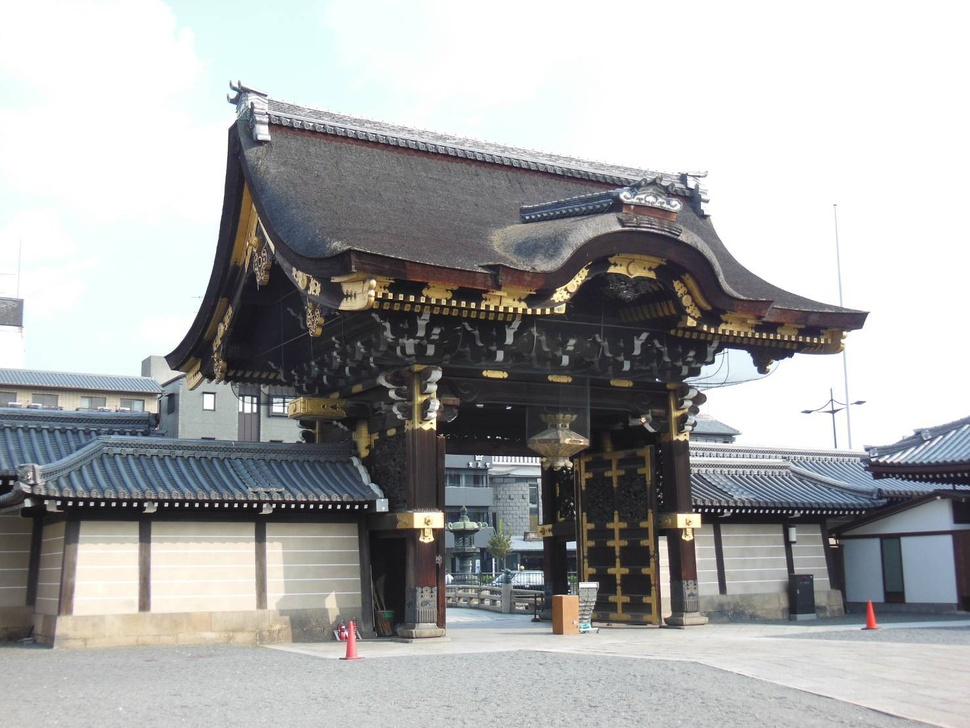
//> input picture Filtering/Input/building.jpg, 970 x 728 px, shrunk from 1477 x 1108 before the run
$ ./labeling   (built with g++ and OpenCV 4)
//> lines starting //> are read from the running program, lines starting //| are printed output that depends on the picture; after the words box and inside, x2 and y2 are one past the last pixel; in counts of white or black regions, pixels touching at a corner belong together
#include <opencv2/opencv.hpp>
#include <string>
#include <iostream>
#include <vector>
#include <random>

int main() {

	cv::Mat img, img_th, img_inv;
	cv::imread("../../Input/building.jpg", cv::IMREAD_GRAYSCALE).copyTo(
		img);
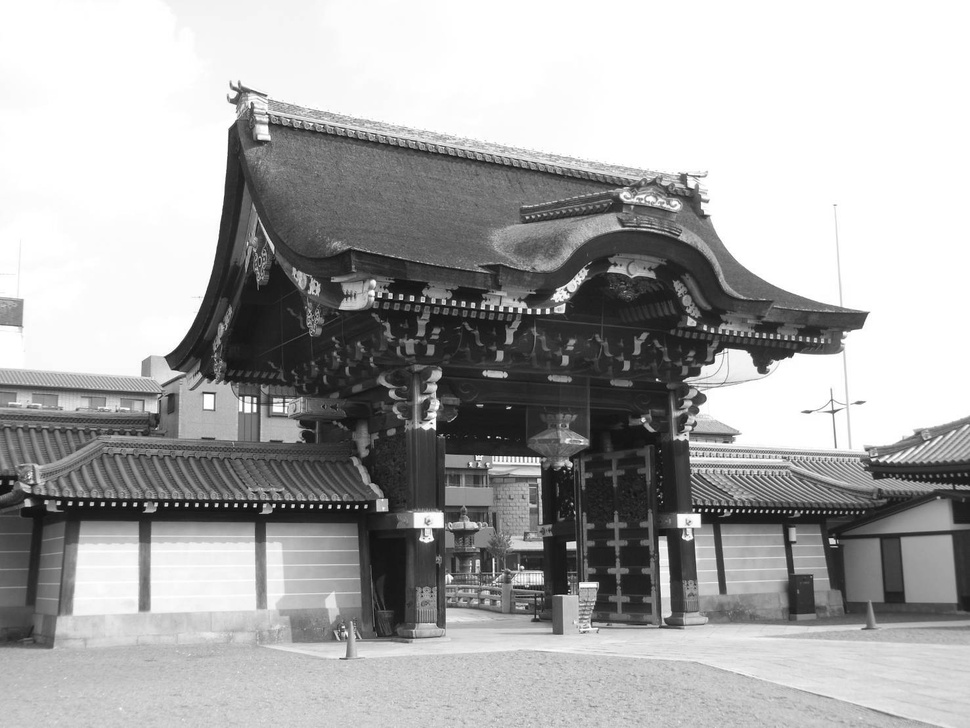
//> img: 728 rows x 970 cols, CV_8UC1; min 0, max 255, mean 168.2
	if (img.empty()) {
		throw std::runtime_error("Failed to open image");
	}

	cv::threshold(img, img_th, 0, 255, cv::THRESH_BINARY | cv::THRESH_OTSU);
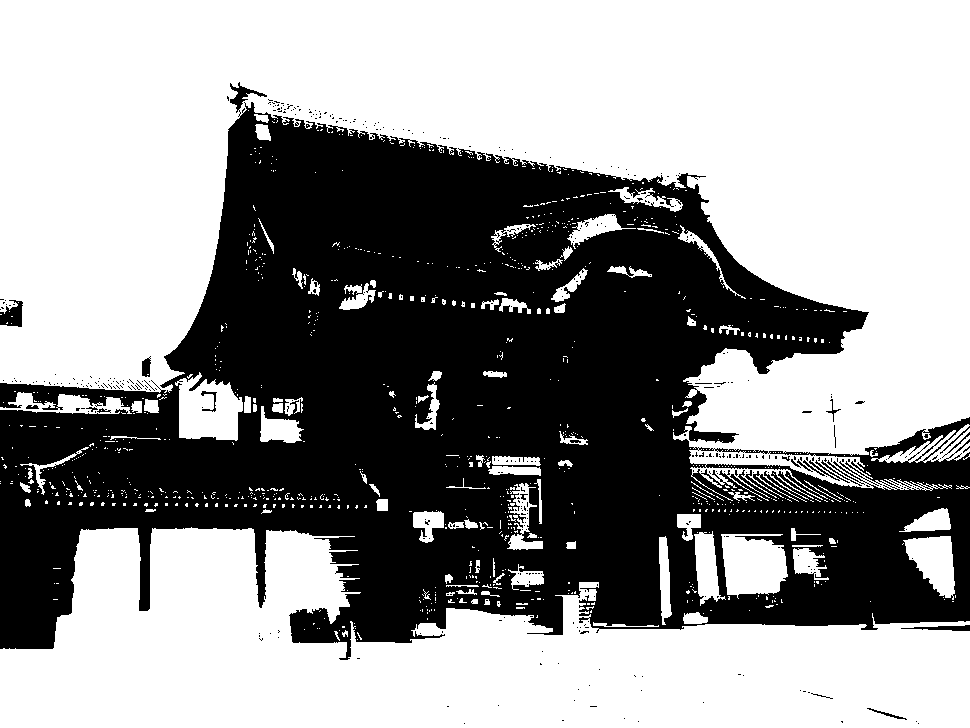
//> img_th: 728 rows x 970 cols, CV_8UC1; 59% white; 421 black regions (397 under 20 px), largest, box (x1, y1, x2, y2) and area: (0, 82, 970, 660) 286487, (0, 300, 23, 327) 409, (901, 625, 970, 631) 223
	//dilate erode処理
	cv::Mat dst1, dst2, dst3;
	cv::erode(img_th, dst1, cv::Mat(), cv::Point(-1, -1), 1);
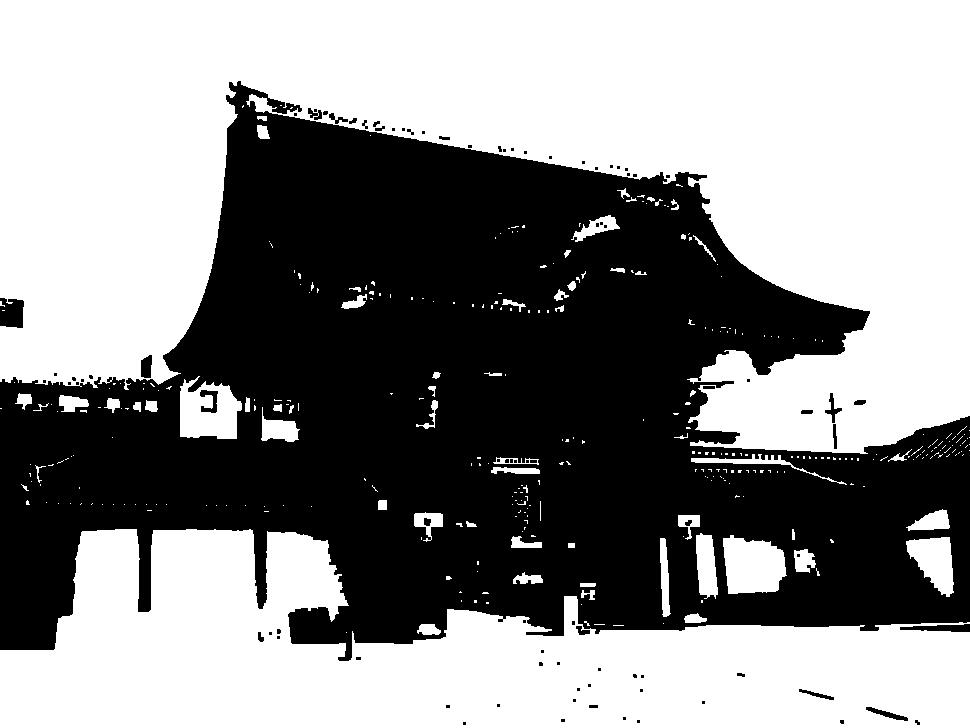
//> dst1: 728 rows x 970 cols, CV_8UC1; 55.2% white; 89 black regions (62 under 20 px), largest, box (x1, y1, x2, y2) and area: (0, 81, 970, 661) 312804, (0, 298, 24, 328) 618, (900, 624, 970, 632) 371
	cv::dilate(dst1, dst2, cv::Mat(), cv::Point(-1, -1), 2);
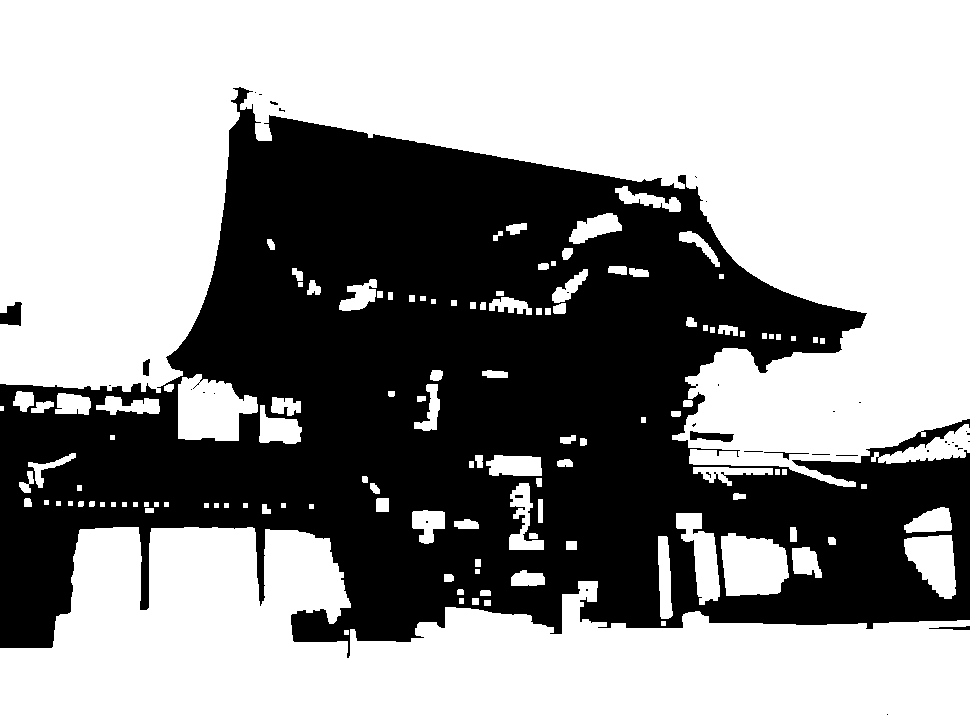
//> dst2: 728 rows x 970 cols, CV_8UC1; 59.8% white; 38 black regions (30 under 20 px), largest, box (x1, y1, x2, y2) and area: (0, 87, 970, 658) 282603, (0, 302, 22, 326) 371, (690, 431, 734, 442) 305
	cv::erode(dst2, dst3, cv::Mat(), cv::Point(-1, -1), 1);
//> dst3: 728 rows x 970 cols, CV_8UC1; 57.9% white; 23 black regions (12 under 20 px), largest, box (x1, y1, x2, y2) and area: (0, 86, 970, 659) 296051, (0, 301, 23, 327) 454, (743, 450, 810, 461) 245
	cv::imwrite("../../Output/labeling/app_2_1_2.jpg", dst3);

	//白黒反転
	cv::bitwise_not(dst3, img_inv);
	cv::imwrite("../../Output/labeling/inv.jpg", img_inv);

	//ラべリング処理
	cv::Mat LabelImg;
	cv::Mat stats;
	cv::Mat centroids;
	int nLab = cv::connectedComponentsWithStats(img_inv, LabelImg, stats, centroids);
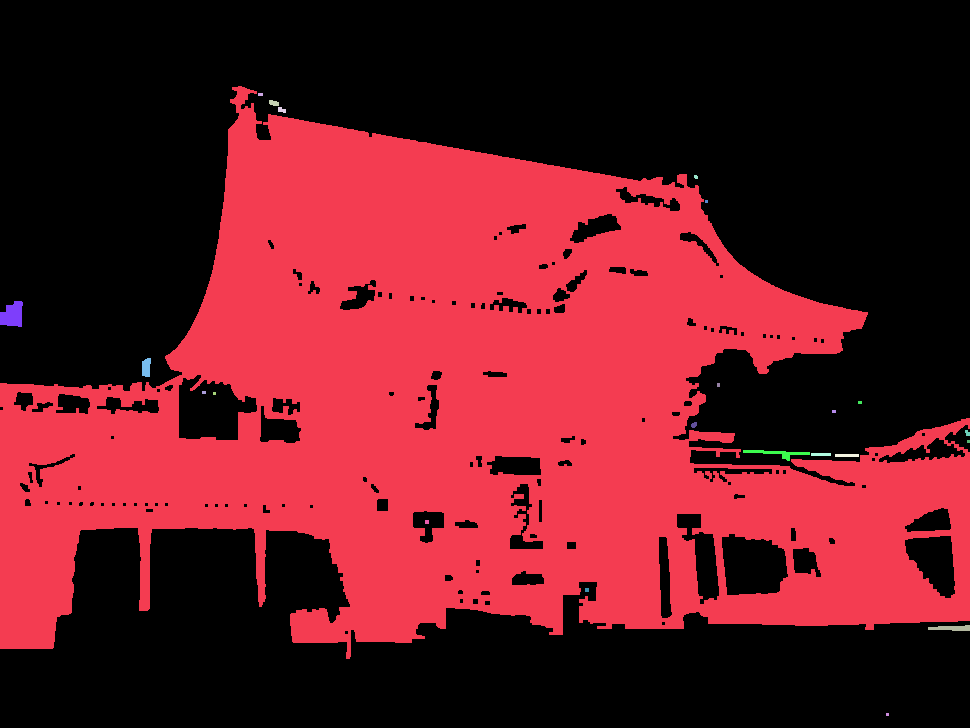
//> LabelImg: 728 rows x 970 cols, CV_32SC1; 24 distinct labels, from 0 to 23; one colour per label, 0 black
//> stats = 24 rows, first 6: [0, 0, 970, 728, 408674], [0, 86, 970, 573, 296051], [258, 93, 5, 3, 15], [269, 100, 10, 6, 47], [278, 107, 8, 6, 35], [694, 175, 4, 4, 14]; centroids = 24 rows, first 8: [495.2, 331.3], [469.8, 407.7], [260, 94], [273.4, 102.6], [281.3, 109.6], [695.5, 176.5], [706, 201], [12.04, 314.6]; nLab = 24

	// ラベリング結果の描画色を決定
	std::vector<cv::Vec3b> colors(nLab);
	colors[0] = cv::Vec3b(0, 0, 0);
	for (int i = 1; i < nLab; ++i) {
		colors[i] = cv::Vec3b((rand() & 255), (rand() & 255), (rand() & 255));
	}
//> this loop made 23 passes

	// ラベリング結果の描画
	cv::Mat Dst(img.size(), CV_8UC3);
	for (int i = 0; i < Dst.rows; ++i) {
		int *lb = LabelImg.ptr<int>(i);
		cv::Vec3b *pix = Dst.ptr<cv::Vec3b>(i);
		for (int j = 0; j < Dst.cols; ++j) {
			pix[j] = colors[lb[j]];
		}
	}
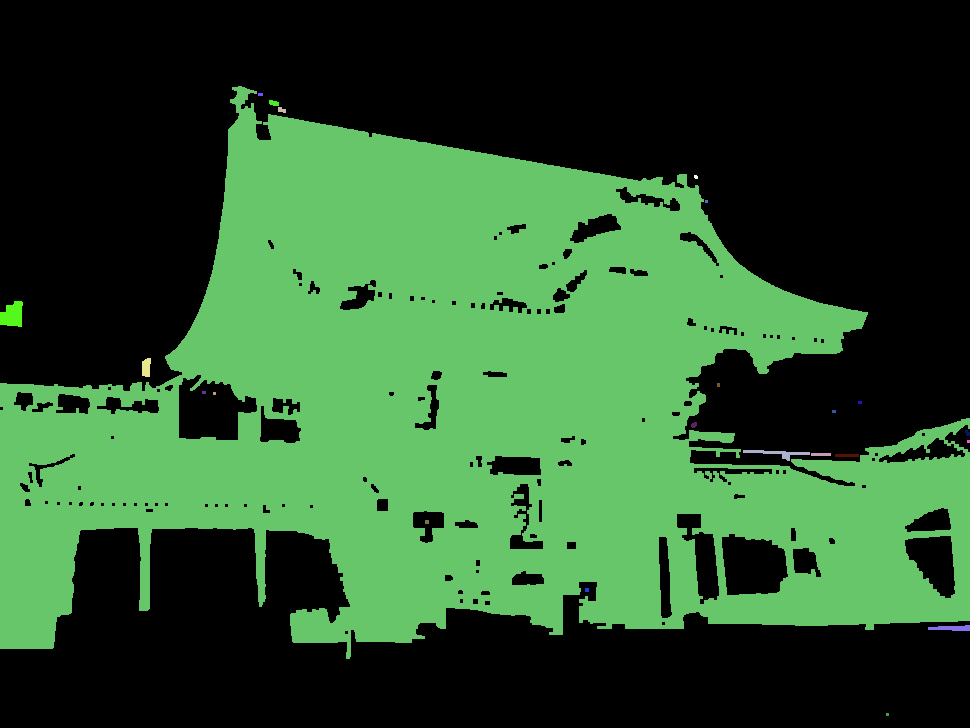
//> Dst: 728 rows x 970 cols, CV_8UC3; mean B, G, R 44.3, 83.4, 43.4

	cv::imwrite("../../Output/labeling/labeling.jpg", Dst);
}

$ run again, with Filtering/Input/flower.jpg copied over Filtering/Input/building.jpg
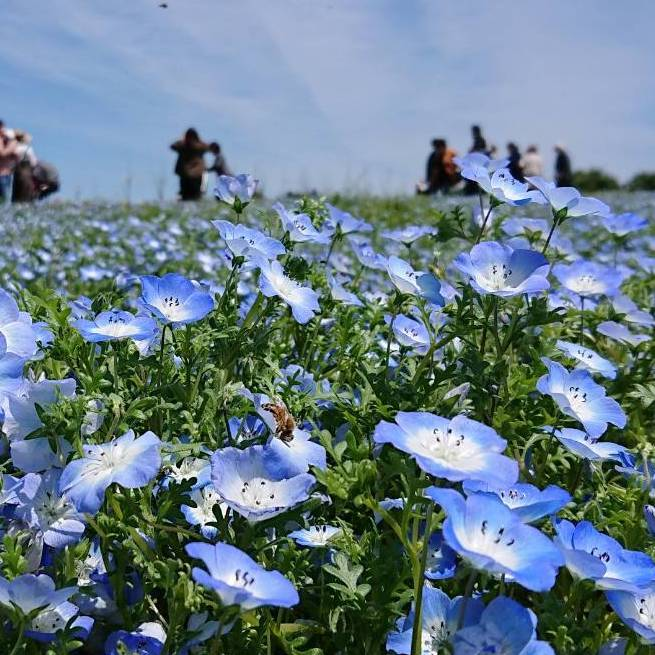
//> input picture Filtering/Input/flower.jpg, 655 x 655 px
//> img_th: 655 rows x 655 cols, CV_8UC1; 59.4% white; 641 black regions (571 under 20 px), largest, box (x1, y1, x2, y2) and area: (0, 246, 655, 655) 141623, (319, 139, 506, 269) 6822, (62, 226, 213, 321) 4595
//> dst1: 655 rows x 655 cols, CV_8UC1; 48% white; 547 white regions (407 under 20 px), largest, box (x1, y1, x2, y2) and area: (0, 0, 655, 322) 131416, (374, 412, 655, 643) 18574, (173, 427, 328, 533) 6119
//> dst2: 655 rows x 655 cols, CV_8UC1; 63.2% white; 189 black regions (125 under 20 px), largest, box (x1, y1, x2, y2) and area: (0, 252, 655, 655) 134944, (327, 140, 499, 255) 5213, (0, 153, 59, 212) 2008
//> dst3: 655 rows x 655 cols, CV_8UC1; 56.8% white; 123 black regions (44 under 20 px), largest, box (x1, y1, x2, y2) and area: (0, 251, 655, 655) 153807, (326, 139, 500, 271) 6932, (63, 239, 211, 321) 3981
//> `int nLab = cv::connectedComponentsWithStats(img_inv, LabelImg, stats, ..`:
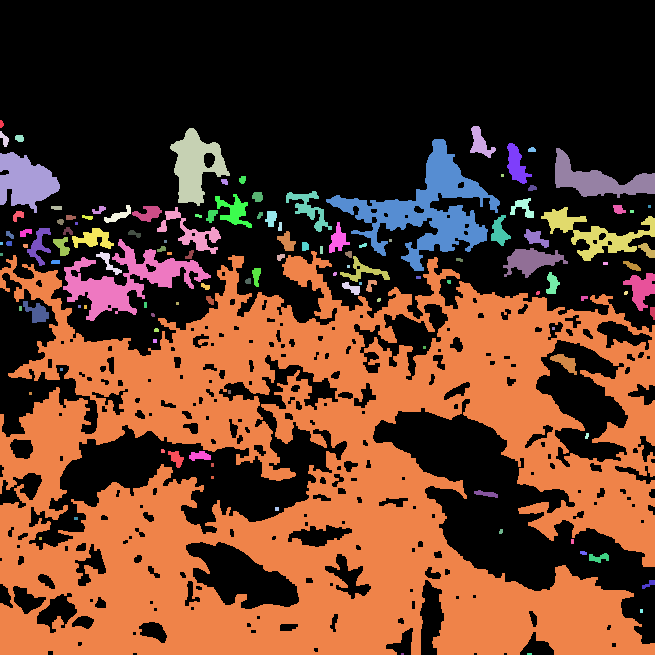
//> LabelImg: 655 rows x 655 cols, CV_32SC1; 124 distinct labels, from 0 to 123; one colour per label, 0 black
//> stats = 124 rows, first 6: [0, 0, 655, 655, 243494], [0, 120, 4, 8, 25], [470, 126, 26, 32, 381], [170, 128, 60, 78, 2315], [0, 131, 9, 16, 76], [15, 135, 9, 7, 54]; centroids = 124 pairs, first value 1 to 652.3, second value 123.6 to 653.5; nLab = 124
//> the loop `for (int i = 1; i < nLab; ++i)` made 123 passes
//> after the loop `for (int i = 0; i < Dst.rows; ++i)`:
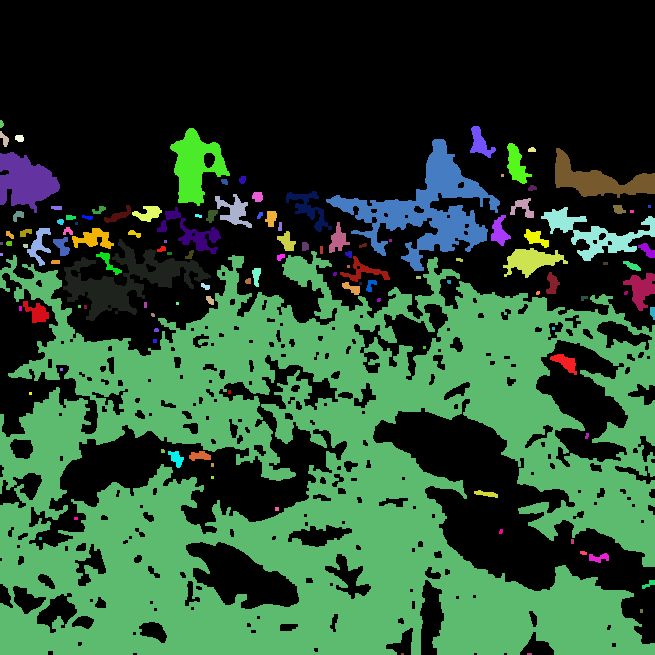
//> Dst: 655 rows x 655 cols, CV_8UC3; mean B, G, R 48.7, 75.8, 40.8
